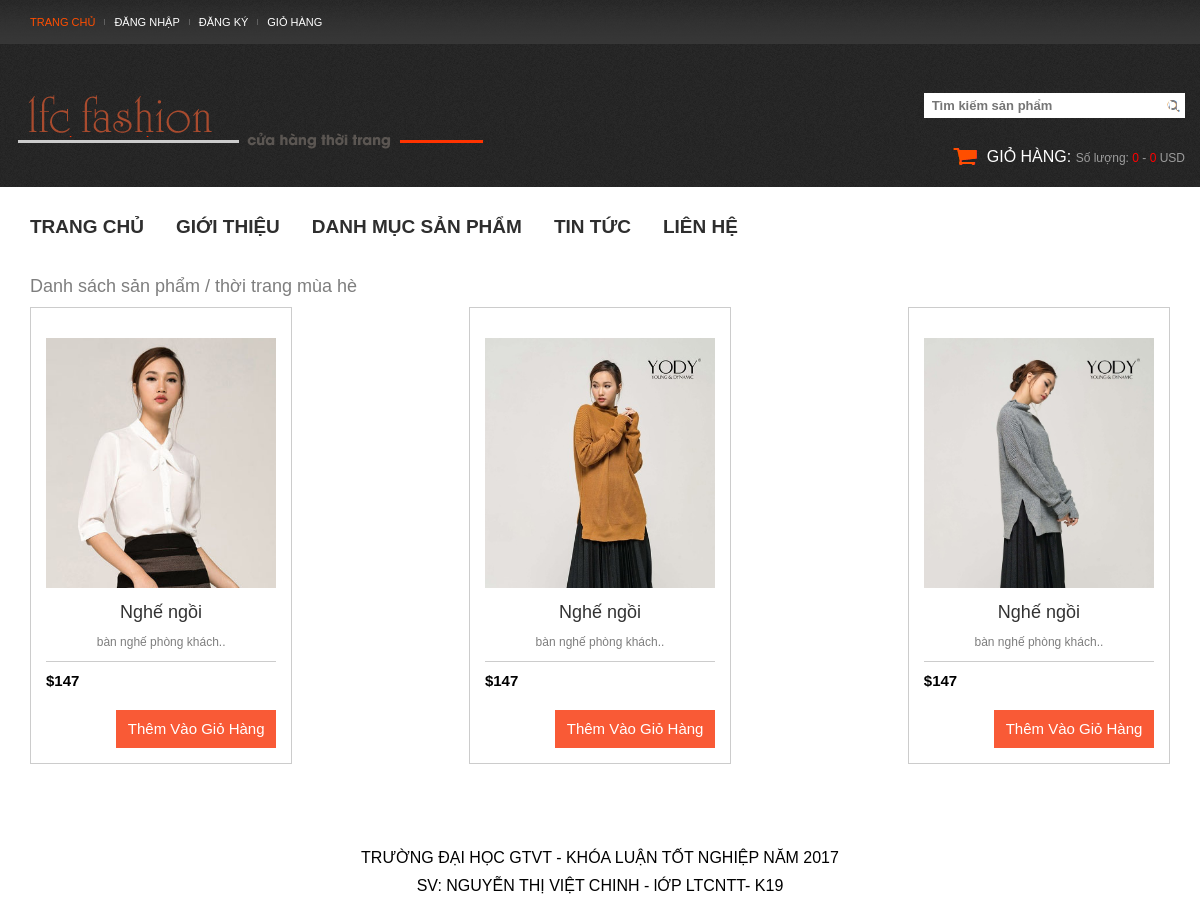
Screenshot of /thoi-trang-he.php with the database file from the repository.
### tables this page shows
CREATE TABLE IF NOT EXISTS `mathang` (
  `MaNCC` varchar(10) NOT NULL,
  `MaHang` varchar(10) NOT NULL,
  `TenMH` varchar(255) NOT NULL,
  `HinhAnh` varchar(255) NOT NULL,
  `MoTa` varchar(255) NOT NULL,
  `DVT` varchar(15) NOT NULL,
  `Gia_ban` varchar(100) DEFAULT NULL,
  `SLTon` int(11) NOT NULL,
  `Thue` decimal(10,2) NOT NULL,
  `MaLMH` varchar(10) NOT NULL
);

### thoi-trang-he.php (the view, shortened to what this page needs)
<?php include ('./header.php')?>
<?php
$sodong=8;
if(!isset($_GET['p'])){
    $p=1;
}else{
    $p=intval($_GET['p']);
}
$x=($p-1) * $sodong;
$sql_product1="Select MaHang,TenMH,HinhAnh,MoTa,concat('$', Gia_ban) from mathang where MaLMH = '04' limit $x, $sodong";
$result_product1=mysqli_query($conn,$sql_product1);
$number_product=mysqli_num_rows($result_product1);
?>
<div class="category-product container">
    <h4>Danh sách sản phẩm / thời trang mùa hè</h4>
    <div class="products">
        <?php
        if($number_product > 0){
            while($row = mysqli_fetch_array($result_product1)){
                echo "<article class='post'>
                <a href='chitiet_sp.php?frame=chitiet&MaHang=$row[0]' class='post-thumb'><img width='250' height='250' src='image/sanphamnoibat/$row[2]' alt=''></a>
                <h3><a href='chitiet_sp.php?frame=chitiet&MaHang=$row[0]'>$row[1]</a></h3>
                <p class=\"tt\">$row[3]..</p>
                <span class='price'>$row[4]</span>
                <a class='cart' href='modules/addcart.php?MaHang=$row[0]'>thêm vào giỏ hàng</a>
            </article>";
            }
        }else{
            print "<p>Không có sản phẩm nào...</p>";
        }
        ?>
    </div>
</div>
<?php include ('./footer.php')?>

### css/style1.css (style rules this page uses)
body { font-family: arial; }
.products { display: flex; flex-wrap: wrap; justify-content: space-between; }
.products article { display: block; width: 23%; padding: 15px; margin-bottom: 40px; border: 1px solid #ccc; }
.post img { object-fit: cover; object-position: top; display: block; margin: 15px auto; }
.post h3 { font-size: 18px; text-align: center; margin: 0; }
.post p { text-align: center; margin: 0; padding: 10px 0; border-bottom: 1px solid #ccc; }
.post .price { display: block; font-size: 15px; padding: 10px 0; }
.post .cart { display: block; float: right; width: 160px; text-align: center; background: #f95a36; color: #fff; margin-top: 10px; padding: 10px; font-size: 15px; text-transform: capitalize; }

### css/stylesheet.css (style rules this page uses)
* { margin: 0; padding: 0; }
body { color: #7e7e7e; font-family: Arial, Helvetica, sans-serif; background:#fff; font-size:12px; line-height:18px; }
img { max-width:100% }
a, a:visited, a:focus { color: #323232; cursor: pointer; text-decoration:none; outline:none }
a img { border: none; }
.price { font-size:21px; color:#000000; font-weight:bold; }
a { outline:none; }

### rows the page displays
mathang: HinhAnh (picture), TenMH "Nghế ngồi", MoTa "bàn nghế phòng khách", row "$147"
mathang: HinhAnh (picture), TenMH "Nghế ngồi", MoTa "bàn nghế phòng khách", row "$147"
mathang: HinhAnh (picture), TenMH "Nghế ngồi", MoTa "bàn nghế phòng khách", row "$147"

### other values shown
$soluong "0"
$tongcong "0"
